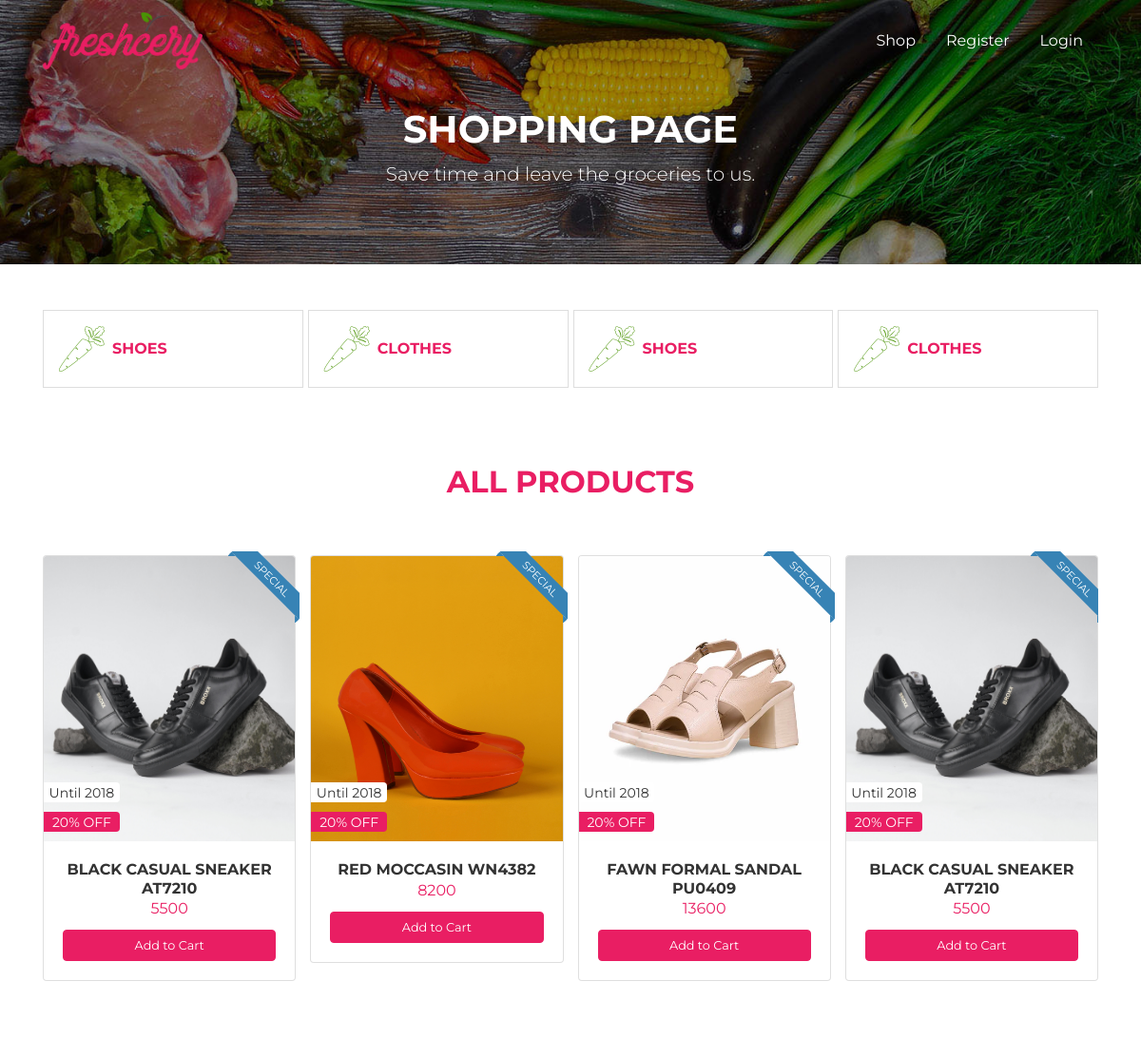
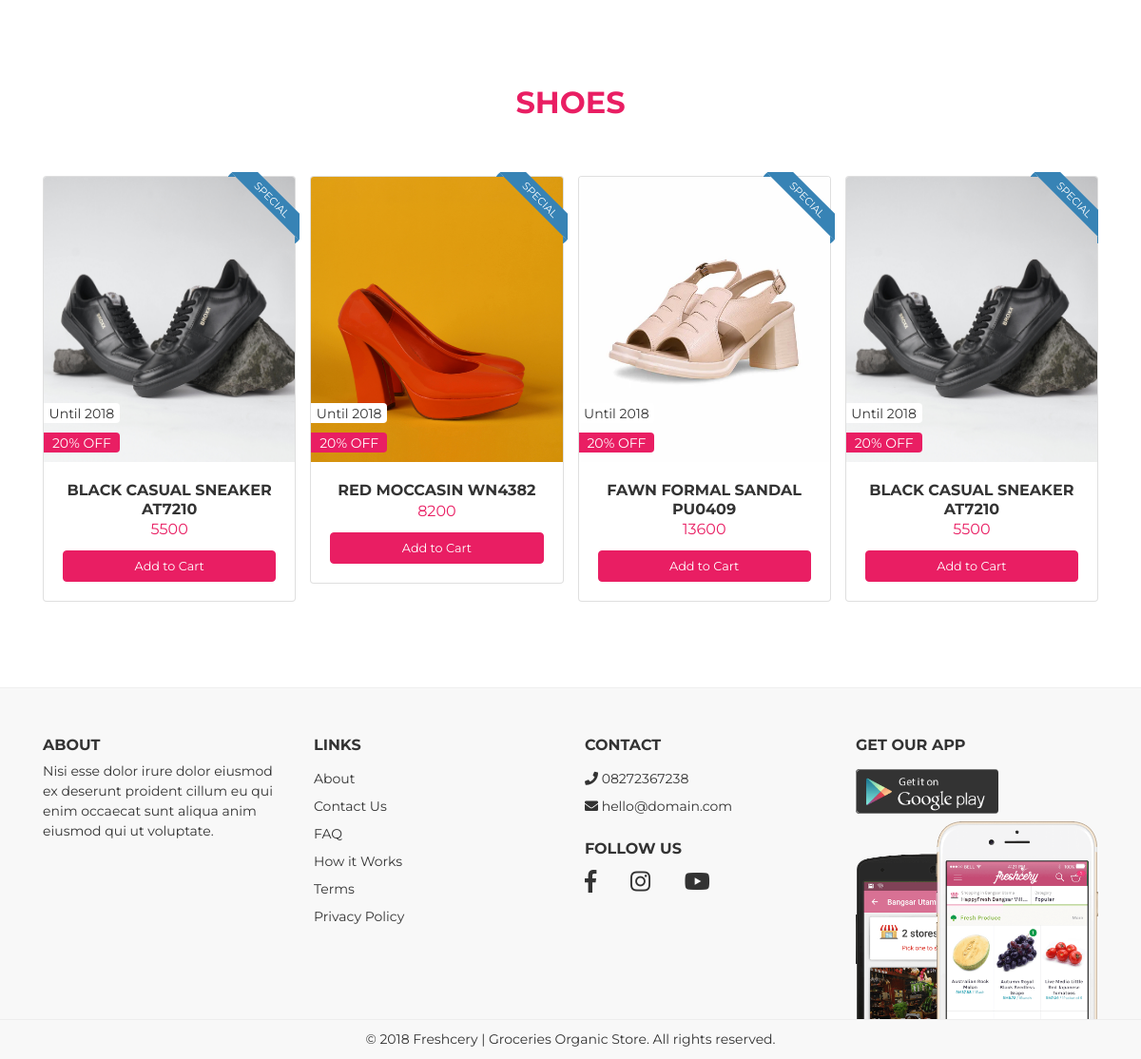
/web/shop.php, run on the app's committed database (2 pictures, top to bottom).
### tables this page shows
CREATE TABLE `category` (
  `id` int(100) NOT NULL,
  `category_name` varchar(100) NOT NULL
);

CREATE TABLE `product` (
  `product_id` int(11) NOT NULL,
  `product_name` varchar(200) NOT NULL,
  `price` int(100) NOT NULL,
  `description` varchar(100) NOT NULL,
  `image` varchar(225) NOT NULL,
  `category_id` int(11) NOT NULL
);

### web/shop.php (the view, shortened to what this page needs)
<?php include('include/header.php')?>
<body>
<div class="page-header">
        <nav class="navbar fixed-top navbar-expand-md navbar-dark bg-transparent" id="page-navigation">
            <div class="container">
                <a href="index.html" class="navbar-brand">
                    <img src="front-front-assets/img/logo/logo.png" alt="">
                </a>
                <div class="collapse navbar-collapse" id="navbarcollapse">
                    <ul class="navbar-nav ml-auto">
                        <?php
                        if(isset($_SESSION['name'])){
                        ?>
                        <li class="nav-item">
                            <a href="shop.php" class="nav-link">Shop</a>
                        </li>
                        </li>
                        <li class="nav-item dropdown">
                            <a class="nav-link dropdown-toggle" href="javascript:void(0)" id="navbarDropdown" role="button" data-toggle="dropdown" aria-haspopup="true" aria-expanded="false">
                                <div class="avatar-header"><img src="front-front-assets/img/logo/avatar.jpg"></div><?php echo  $_SESSION['name'] ?>
                            </a>
                            <div class="dropdown-menu" aria-labelledby="navbarDropdown">
                                <a class="dropdown-item" href="transaction.php">Transactions History</a>
                                <a class="dropdown-item" href="logout.php">Logout</a>
                            </div>
                          </li>
                        <li class="nav-item">
                            <a href="cart.php" class="nav-link" data-toggle="" aria-haspopup="true" aria-expanded="false">
                                <i class="fa fa-shopping-basket"></i> <span class="badge badge-primary">5</span>
                            </a>
                        </li>
                        <?php }
                       else{ ?>
                        <li class="nav-item">
                        <a href="shop.php" class="nav-link">Shop</a>
                    </li>
                    <li class="nav-item">
                        <a href="register.php" class="nav-link">Register</a>
                    </li>
                    <li class="nav-item">
                        <a href="login.php" class="nav-link">Login</a>
                    </li>
                       <?php } ?>
                    </ul>
                </div>
            </div>
        </nav>
    </div>
    <div id="page-content" class="page-content">
        <div class="banner">
            <div class="jumbotron jumbotron-bg text-center rounded-0" style="background-image: url('front-assets/img/bg-header.jpg');">
                <div class="container">
                    <h1 class="pt-5">
                        Shopping Page
                    </h1>
                    <p class="lead">
                        Save time and leave the groceries to us.
                    </p>
                </div>
            </div>
        </div>
        <div class="container">
            <div class="row">
                <div class="col-md-12">
                    <div class="shop-categories owl-carousel mt-5">
                        <?php
                        include('config/db.php');
                        $sql = "SELECT * FROM `category`";
                        $result = mysqli_query($conn, $sql);
                        while($row = mysqli_fetch_assoc($result)){
                        ?>
                        <div class="item">
                            <a href="shop.html">
                                <div class="media d-flex align-items-center justify-content-center">
                                    <span class="d-flex mr-2"><i class="sb-bistro-carrot"></i></span>
                                    <div class="media-body">
                                        <h5><?php  echo  $row['category_name']; ?></h5>
                                    </div>
                                </div>
                            </a>
                        </div>
                        <?php } ?>
                    </div>
                </div>
            </div>
        </div>
        <section id="most-wanted">
            <div class="container">
                <div class="row">
                    <div class="col-md-12">
                        <h2 class="title">All Products</h2>
                        <div class="product-carousel owl-carousel">
                          <?php
                          include('config/db.php');
                          $sql = "SELECT * FROM `product` inner  join category on product.category_id = category.id";
                          $result =  mysqli_query($conn, $sql);
                          while($row = mysqli_fetch_assoc($result)){
                          ?>
                            <div class="item">
                                <div class="card card-product">
                                    <div class="card-ribbon">
                                        <div class="card-ribbon-container right">
                                            <span class="ribbon ribbon-primary">SPECIAL</span>
                                        </div>
                                    </div>
                                    <div class="card-badge">
                                        <div class="card-badge-container left">
                                            <span class="badge badge-default">
                                                Until 2018
                                            </span>
                                            <span class="badge badge-primary">
                                                20% OFF
                                            </span>
                                        </div>
                                        <img src="<?php echo $row['image'] ?>" alt="Card image 2" class="card-img-top" width="300px" height="300px">
                                    </div>
                                    <div class="card-body">
                                        <h4 class="card-title">
                                            <a href="detail-product.php"><?php echo $row['product_name'] ?></a>
                                        </h4>
                                        <div class="card-price">
                                            <span class="reguler"><?php echo $row['price'] ?></span>
                                        </div>
                                        <a href="detail-product.php?id=<?php echo $row['product_id']?>" class="btn btn-block btn-primary">
                                            Add to Cart
                                        </a>
                                    </div>
                                </div>
                            </div>
                            <?php } ?>
                        </div>
                    </div>
                </div>
            </div>
        </section>
        <section id="most-wanted">
            <div class="container">
                <div class="row">
                    <div class="col-md-12">
                        <h2 class="title">SHOES</h2>
                        <div class="product-carousel owl-carousel">
                          <?php
                          include('config/db.php');
                          $sql = "SELECT * FROM `product` inner  join category on product.category_id = category.id WHERE category.category_name = 'Shoes'";
                          $result =  mysqli_query($conn, $sql);
                          while($row = mysqli_fetch_assoc($result)){
                          ?>
                            <div class="item">
                                <div class="card card-product">
                                    <div class="card-ribbon">
                                        <div class="card-ribbon-container right">
                                            <span class="ribbon ribbon-primary">SPECIAL</span>
                                        </div>
                                    </div>
                                    <div class="card-badge">
                                        <div class="card-badge-container left">
                                            <span class="badge badge-default">
                                                Until 2018
                                            </span>
                                            <span class="badge badge-primary">
                                                20% OFF
                                            </span>
                                        </div>
                                        <img src="<?php echo $row['image'] ?>" alt="Card image 2" class="card-img-top" width="300px" height="300px">
                                    </div>
                                    <div class="card-body">
                                        <h4 class="card-title">
                                            <a href="detail-product.php"><?php echo $row['product_name'] ?></a>
                                        </h4>
                                        <div class="card-price">
                                            <span class="reguler"><?php echo $row['price'] ?></span>
                                        </div>
                                        <a href="detail-product.php?id=<?php echo $row['product_id'] ?>" class="btn btn-block btn-primary">
                                            Add to Cart
                                        </a>
                                    </div>
                                </div>
                            </div>
                            <?php } ?>
                        </div>
                    </div>
                </div>
            </div>
        </section>
    </div>
    <?php include("include/footer.php") ?>

### web/front-assets/packages/o2system-ui/o2system-ui.css (style rules this page uses)
.bg-transparent { background:transparent !important;box-shadow:none }
body { color:#333;font-size:14px;font-family:"Oxygen", "Helvetica Neue", Arial, sans-serif }
a { text-decoration:none !important;outline:0 !important }
input,select,.btn,.form-control,.dropdown-menu,.input-group-text { font-size:0.8rem }
.badge { padding:.5em .6em .6em .6em }
.badge-default { background-color:#FFF;color:#333 }
.badge-primary { background-color:#3783b5 }
.btn-primary { color:#FFF;background-color:#3783b5;border-color:#3783b5 }
.card .card-badge { position:relative }
.card .card-badge .card-badge-container { position:absolute;bottom:0px }
.card .card-badge .card-badge-container .badge { display:block;margin-bottom:10px;font-size:14px;font-weight:normal }
.card .card-badge .card-badge-container.left { left:0px }
.card .card-badge .card-badge-container.left .badge { border-top-left-radius:0;border-bottom-left-radius:0 }
.card .card-ribbon { position:relative }
.card .card-ribbon .card-ribbon-container { position:absolute;top:-5px;z-index:1;overflow:hidden;width:75px;height:75px;text-align:right }
.card .card-ribbon .card-ribbon-container span.ribbon { font-size:11px;color:#FFF;text-transform:uppercase;text-align:center;line-height:20px;width:100px;display:block;background:#777;background:linear-gradient(#777 0%, #777 100%);position:absolute;top:19px }
.card .card-ribbon .card-ribbon-container span.ribbon::before { content:"";position:absolute;left:0px;top:100%;z-index:-1;border-left:3px solid #777;border-right:3px solid transparent;border-bottom:3px solid transparent;border-top:3px solid #777 }
.card .card-ribbon .card-ribbon-container span.ribbon::after { content:"";position:absolute;right:0px;top:100%;z-index:-1;border-left:3px solid transparent;border-right:3px solid #777;border-bottom:3px solid transparent;border-top:3px solid #777 }
.card .card-ribbon .card-ribbon-container span.ribbon.ribbon-primary { background:#3783b5;background:linear-gradient(#3783b5 0%, #3783b5 100%) }
.card .card-ribbon .card-ribbon-container span.ribbon.ribbon-primary::before { border-left:3px solid #3783b5;border-right:3px solid transparent;border-bottom:3px solid transparent;border-top:3px solid #3783b5 }
.card .card-ribbon .card-ribbon-container span.ribbon.ribbon-primary::after { border-right:3px solid #3783b5;border-bottom:3px solid transparent;border-top:3px solid #3783b5 }
.card .card-ribbon .card-ribbon-container.right { right:-5px }
.card .card-ribbon .card-ribbon-container.right span { transform:rotate(45deg);-webkit-transform:rotate(45deg);right:-21px }
.card .card-price { margin-bottom:10px }
.card .card-price span { display:block }
.card .card-price span.reguler { font-size:16px }
.jumbotron { padding:4rem }
.jumbotron.jumbotron-bg { background-size:cover;color:#FFF }

### web/front-assets/css/theme.css (style rules this page uses)
body { color: #333333; font-size: 14px; font-family: "Montserrat", "Helvetica Neue", Arial, sans-serif; background: #fff; }
h1, h2, h3, h4, h5, h6 { text-transform: uppercase !important; font-weight: 700 !important; }
.badge { padding: 0.25em 0.4em; }
.btn-primary { background: #E91E63; border-color: #E91E63; }
section { padding: 80px 0; }
section .card-title { font-size: 1rem; }
.title { text-align: center; color: #E91E63; margin-bottom: 3rem; }
.badge-primary { background: #E91E63 !important; }
.page-header .navbar .navbar-brand img { height: 60px; }
.page-header .navbar .navbar-nav .nav-link { color: #FFF; font-size: 1rem; padding-right: 1rem; padding-left: 1rem; }
.banner .jumbotron { margin-bottom: 0; }
.banner .jumbotron .container { position: relative; z-index: 5; }
.shop-categories a { color: #333333; }
.shop-categories a .media { padding: 1rem; border: 1px solid #ddd; }
.shop-categories a .media span { font-size: 1rem; text-align: center; }
.shop-categories a .media span i { font-size: 3rem; color: #4A9304; }
.shop-categories a .media h5 { font-size: 1rem; margin: 0; color: #E91E63; }
.card-product { text-align: center; }
.card-product .card-title { margin-bottom: 0; }
.card-product .card-title a { color: #333333; }
.card-product .card-price span.reguler { color: #E91E63; font-size: 1rem; }

### data on the page
category: category_name "SHOES"
category: category_name "CLOTHES"
product: image (picture), product_name "BLACK CASUAL SNEAKER AT7210", price "5500"
product: image (picture), product_name "RED MOCCASIN WN4382", price "8200"
product: image (picture), product_name "FAWN FORMAL SANDAL PU0409", price "13600"
